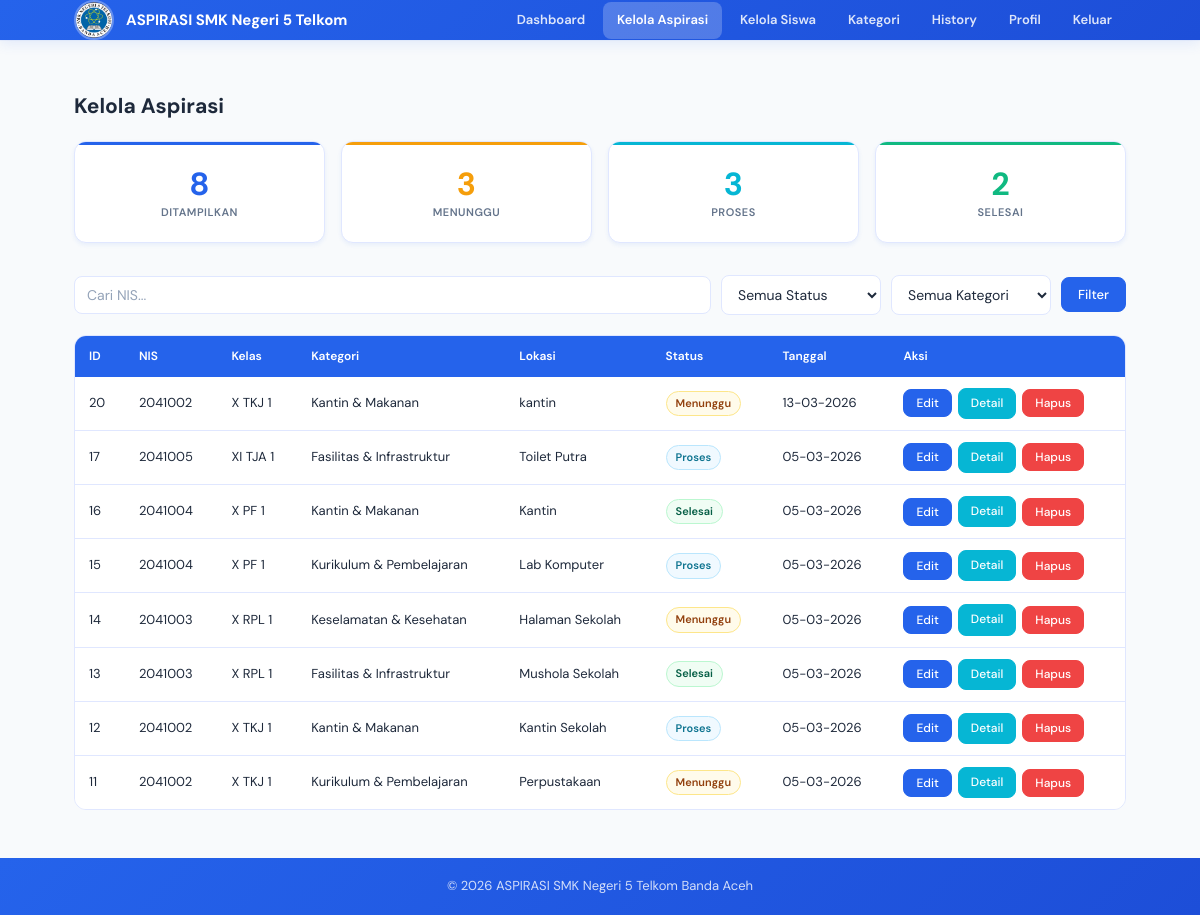
Screenshot of /manage-aspirasi.php (signed in) with the database file from the repository.
### tables this page shows
CREATE TABLE `input_aspirasi` (
  `id_pelaporan` int(11) NOT NULL,
  `nis` varchar(20) NOT NULL,
  `jurusan` varchar(50) DEFAULT NULL,
  `id_kategori` int(11) NOT NULL,
  `lokasi` varchar(200) NOT NULL,
  `ket` longtext NOT NULL,
  `tanggal_input` timestamp NOT NULL DEFAULT current_timestamp(),
  `status` varchar(50) DEFAULT 'menunggu',
  `penyelesaian` longtext DEFAULT NULL
);

CREATE TABLE `tb_siswa` (
  `nis` varchar(20) NOT NULL,
  `kelas` varchar(50) NOT NULL,
  `jurusan` varchar(50) DEFAULT 'Umum',
  `created_at` timestamp NOT NULL DEFAULT current_timestamp()
);

CREATE TABLE `tb_kategori` (
  `id_kategori` int(11) NOT NULL,
  `ket_kategori` varchar(100) NOT NULL,
  `created_at` timestamp NOT NULL DEFAULT current_timestamp()
);

CREATE TABLE `tb_aspirasi` (
  `id_aspirasi` int(11) NOT NULL,
  `id_pelaporan` int(11) NOT NULL,
  `status` varchar(50) DEFAULT 'menunggu',
  `feedback` longtext DEFAULT NULL,
  `created_at` timestamp NOT NULL DEFAULT current_timestamp()
);

### manage-aspirasi.php (the view, shortened to what this page needs)
<?php
include 'db.php';
include 'nav.php';
$search_nis      = trim($_GET['search']   ?? '');
$where = "WHERE 1=1";
$data = [];
$r = $conn->query("SELECT ia.id_pelaporan, ia.nis, ia.id_kategori, ia.lokasi, ia.ket, ia.tanggal_input,
    tk.ket_kategori, ts.kelas, ta.id_aspirasi, ta.status, ta.feedback
    FROM input_aspirasi ia
    LEFT JOIN tb_aspirasi ta ON ia.id_pelaporan = ta.id_pelaporan
    LEFT JOIN tb_kategori tk ON ia.id_kategori = tk.id_kategori
    LEFT JOIN tb_siswa ts ON ia.nis = ts.nis
    $where ORDER BY ia.id_pelaporan DESC");
if ($r) while ($row = $r->fetch_assoc()) $data[] = $row;
?>
<div class="section">
    <div class="container">
        <h2>Kelola Aspirasi</h2>
        <div class="stats-grid">
            <div class="stat-card stat-border-primary">
                <div class="stat-number"><?php echo count($data); ?></div>
                <div class="stat-label">Ditampilkan</div>
            </div>
            <div class="stat-card stat-border-warning">
                <div class="stat-number"><?php echo count(array_filter($data, fn($a) => !$a['status'] || $a['status'] === 'Menunggu')); ?></div>
                <div class="stat-label">Menunggu</div>
            </div>
            <div class="stat-card stat-border-info">
                <div class="stat-number"><?php echo count(array_filter($data, fn($a) => $a['status'] === 'Proses')); ?></div>
                <div class="stat-label">Proses</div>
            </div>
            <div class="stat-card stat-border-success">
                <div class="stat-number"><?php echo count(array_filter($data, fn($a) => $a['status'] === 'Selesai')); ?></div>
                <div class="stat-label">Selesai</div>
            </div>
        </div>
        <div class="filter-bar">
            <form method="GET" action="" class="filter-form">
                <input type="text" name="search" class="input-control filter-search"
                       placeholder="Cari NIS..." value="<?php echo htmlspecialchars($search_nis); ?>">
                <select name="status" class="input-control filter-select">
                    <option value="">Semua Status</option>
                </select>
                <select name="kategori" class="input-control filter-select">
                    <option value="">Semua Kategori</option>
                </select>
                <button type="submit" class="btn btn-primary">Filter</button>
            </form>
        </div>
        <?php if (!empty($data)): ?>
        <div class="table-wrap">
            <table class="data-table">
                <thead>
                    <tr>
                        <th>ID</th>
                        <th>NIS</th>
                        <th>Kelas</th>
                        <th>Kategori</th>
                        <th>Lokasi</th>
                        <th>Status</th>
                        <th>Tanggal</th>
                        <th>Aksi</th>
                    </tr>
                </thead>
                <tbody>
                    <?php foreach ($data as $asp):
                        $status = $asp['status'] ?? 'Menunggu';
                        $badge  = $status === 'Selesai' ? 'badge-selesai' : ($status === 'Proses' ? 'badge-proses' : 'badge-menunggu');
                    ?>
                    <tr>
                        <td><?php echo $asp['id_pelaporan']; ?></td>
                        <td><?php echo htmlspecialchars($asp['nis']); ?></td>
                        <td><?php echo htmlspecialchars($asp['kelas'] ?? '-'); ?></td>
                        <td><?php echo htmlspecialchars($asp['ket_kategori'] ?? '-'); ?></td>
                        <td><?php echo htmlspecialchars((trim($asp['lokasi']) !== '' && $asp['lokasi'] !== '0') ? $asp['lokasi'] : 'Lokasi belum diisi'); ?></td>
                        <td><span class="badge <?php echo $badge; ?>"><?php echo htmlspecialchars($status); ?></span></td>
                        <td><?php echo $asp['tanggal_input'] ? date('d-m-Y', strtotime($asp['tanggal_input'])) : '-'; ?></td>
                        <td>
                            <div class="table-actions">
                                <button class="btn btn-sm btn-primary"
                                        onclick="openModal(<?php echo htmlspecialchars(json_encode($asp), ENT_QUOTES); ?>)">Edit</button>
                                <a href="detail-aspirasi-admin.php?id=<?php echo $asp['id_pelaporan']; ?>"
                                   class="btn btn-sm btn-info">Detail</a>
                                <form method="POST" action="" class="inline-form">
                                    <button type="submit" class="btn btn-sm btn-danger"
                                            onclick="return confirm('Yakin hapus aspirasi ini?')">Hapus</button>
                                </form>
                            </div>
                        </td>
                    </tr>
                    <?php endforeach; ?>
                </tbody>
            </table>
        </div>
        <?php endif; ?>
    </div>
</div>

### rows the page displays
input_aspirasi: id_pelaporan "20", nis "2041002", nis.kelas "X TKJ 1", id_kategori.ket_kategori "Kantin & Makanan", lokasi "kantin", status "Menunggu", tanggal_input "13-03-2026"
input_aspirasi: id_pelaporan "17", nis "2041005", nis.kelas "XI TJA 1", id_kategori.ket_kategori "Fasilitas & Infrastruktur", lokasi "Toilet Putra", tb_aspirasi.status "Proses", tanggal_input "05-03-2026"
input_aspirasi: id_pelaporan "16", nis "2041004", nis.kelas "X PF 1", id_kategori.ket_kategori "Kantin & Makanan", lokasi "Kantin", tb_aspirasi.status "Selesai", tanggal_input "05-03-2026"
input_aspirasi: id_pelaporan "15", nis "2041004", nis.kelas "X PF 1", id_kategori.ket_kategori "Kurikulum & Pembelajaran", lokasi "Lab Komputer", tb_aspirasi.status "Proses", tanggal_input "05-03-2026"
input_aspirasi: id_pelaporan "14", nis "2041003", nis.kelas "X RPL 1", id_kategori.ket_kategori "Keselamatan & Kesehatan", lokasi "Halaman Sekolah", tb_aspirasi.status "Menunggu", tanggal_input "05-03-2026"
input_aspirasi: id_pelaporan "13", nis "2041003", nis.kelas "X RPL 1", id_kategori.ket_kategori "Fasilitas & Infrastruktur", lokasi "Mushola Sekolah", tb_aspirasi.status "Selesai", tanggal_input "05-03-2026"
input_aspirasi: id_pelaporan "12", nis "2041002", nis.kelas "X TKJ 1", id_kategori.ket_kategori "Kantin & Makanan", lokasi "Kantin Sekolah", tb_aspirasi.status "Proses", tanggal_input "05-03-2026"
input_aspirasi: id_pelaporan "11", nis "2041002", nis.kelas "X TKJ 1", id_kategori.ket_kategori "Kurikulum & Pembelajaran", lokasi "Perpustakaan", tb_aspirasi.status "Menunggu", tanggal_input "05-03-2026"

### other values shown
$label "Dashboard"
$label "Kelola Aspirasi"
$label "Kelola Siswa"
$label "Kategori"
$label "History"
$label "Profil"
count($data) "8"
count(array_filter($data, fn($a) => $a['status'] === 'Proses')) "3"
count(array_filter($data, fn($a) => $a['status'] === 'Selesai')) "2"
